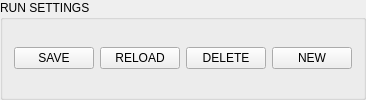
               <widget class="MkGroupBox" name="groupbox_9">
                <property name="title">
                 <string>RUN SETTINGS</string>
                </property>
                <layout class="QGridLayout" name="gridLayout_17">
                 <property name="verticalSpacing">
                  <number>12</number>
                 </property>
                 <item row="0" column="0">
                  <widget class="MkPushButton" name="btn_save_run_process">
                   <property name="sizePolicy">
                    <sizepolicy hsizetype="Minimum" vsizetype="Fixed">
                     <horstretch>1</horstretch>
                     <verstretch>0</verstretch>
                    </sizepolicy>
                   </property>
                   <property name="text">
                    <string>SAVE</string>
                   </property>
                  </widget>
                 </item>
                 <item row="0" column="2">
                  <widget class="MkPushButton" name="btn_del_run_process">
                   <property name="sizePolicy">
                    <sizepolicy hsizetype="Minimum" vsizetype="Fixed">
                     <horstretch>1</horstretch>
                     <verstretch>0</verstretch>
                    </sizepolicy>
                   </property>
                   <property name="text">
                    <string>DELETE</string>
                   </property>
                  </widget>
                 </item>
                 <item row="0" column="3">
                  <widget class="DialogButton" name="btn_new_run_process">
                   <property name="sizePolicy">
                    <sizepolicy hsizetype="Minimum" vsizetype="Fixed">
                     <horstretch>1</horstretch>
                     <verstretch>0</verstretch>
                    </sizepolicy>
                   </property>
                   <property name="text">
                    <string>NEW</string>
                   </property>
                   <property name="dialogName" stdset="0">
                    <string>new_process</string>
                   </property>
                  </widget>
                 </item>
                 <item row="0" column="1">
                  <widget class="QPushButton" name="btn_run_reload">
                   <property name="sizePolicy">
                    <sizepolicy hsizetype="Minimum" vsizetype="Fixed">
                     <horstretch>1</horstretch>
                     <verstretch>0</verstretch>
                    </sizepolicy>
                   </property>
                   <property name="focusPolicy">
                    <enum>Qt::NoFocus</enum>
                   </property>
                   <property name="text">
                    <string>RELOAD</string>
                   </property>
                  </widget>
                 </item>
                </layout>
               </widget>
